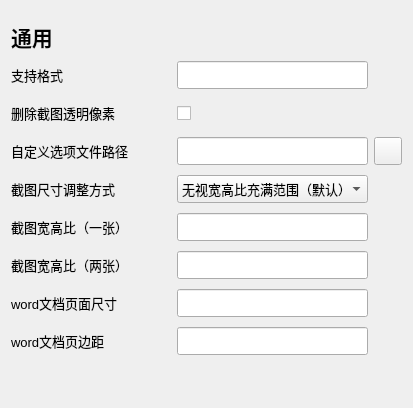
           <widget class="QWidget" name="pg_universe">
            <property name="font">
             <font>
              <stylestrategy>PreferAntialias</stylestrategy>
             </font>
            </property>
            <layout class="QVBoxLayout" name="verticalLayout_3">
             <item>
              <spacer name="verticalSpacer_5">
               <property name="orientation">
                <enum>Qt::Vertical</enum>
               </property>
               <property name="sizeType">
                <enum>QSizePolicy::Fixed</enum>
               </property>
               <property name="sizeHint" stdset="0">
                <size>
                 <width>20</width>
                 <height>10</height>
                </size>
               </property>
              </spacer>
             </item>
             <item>
              <widget class="QLabel" name="label">
               <property name="sizePolicy">
                <sizepolicy hsizetype="Preferred" vsizetype="Maximum">
                 <horstretch>0</horstretch>
                 <verstretch>0</verstretch>
                </sizepolicy>
               </property>
               <property name="font">
                <font>
                 <family>Arial Black</family>
                 <pointsize>16</pointsize>
                 <bold>true</bold>
                 <stylestrategy>PreferAntialias</stylestrategy>
                </font>
               </property>
               <property name="text">
                <string>通用</string>
               </property>
              </widget>
             </item>
             <item>
              <layout class="QGridLayout" name="gridLayout_2">
               <item row="3" column="2">
                <widget class="QComboBox" name="cb_resize_hint">
                 <property name="minimumSize">
                  <size>
                   <width>0</width>
                   <height>28</height>
                  </size>
                 </property>
                 <property name="maximumSize">
                  <size>
                   <width>16777215</width>
                   <height>28</height>
                  </size>
                 </property>
                 <property name="font">
                  <font>
                   <pointsize>10</pointsize>
                   <italic>false</italic>
                   <stylestrategy>PreferAntialias</stylestrategy>
                  </font>
                 </property>
                 <property name="currentIndex">
                  <number>1</number>
                 </property>
                 <item>
                  <property name="text">
                   <string>保持原尺寸</string>
                  </property>
                 </item>
                 <item>
                  <property name="text">
                   <string>无视宽高比充满范围（默认）</string>
                  </property>
                 </item>
                 <item>
                  <property name="text">
                   <string>保持宽高比最大可见范围</string>
                  </property>
                 </item>
                 <item>
                  <property name="text">
                   <string>保持宽高比充满范围</string>
                  </property>
                 </item>
                </widget>
               </item>
               <item row="4" column="2">
                <widget class="QLineEdit" name="le_resize_ratio1">
                 <property name="minimumSize">
                  <size>
                   <width>0</width>
                   <height>28</height>
                  </size>
                 </property>
                 <property name="maximumSize">
                  <size>
                   <width>16777215</width>
                   <height>28</height>
                  </size>
                 </property>
                 <property name="font">
                  <font>
                   <pointsize>10</pointsize>
                   <italic>false</italic>
                   <stylestrategy>PreferAntialias</stylestrategy>
                  </font>
                 </property>
                </widget>
               </item>
               <item row="9" column="0">
                <spacer name="verticalSpacer_6">
                 <property name="orientation">
                  <enum>Qt::Vertical</enum>
                 </property>
                 <property name="sizeHint" stdset="0">
                  <size>
                   <width>20</width>
                   <height>40</height>
                  </size>
                 </property>
                </spacer>
               </item>
               <item row="6" column="2">
                <widget class="QLineEdit" name="le_word_page_size">
                 <property name="minimumSize">
                  <size>
                   <width>0</width>
                   <height>28</height>
                  </size>
                 </property>
                 <property name="maximumSize">
                  <size>
                   <width>16777215</width>
                   <height>28</height>
                  </size>
                 </property>
                 <property name="font">
                  <font>
                   <pointsize>10</pointsize>
                   <italic>false</italic>
                   <stylestrategy>PreferAntialias</stylestrategy>
                  </font>
                 </property>
                </widget>
               </item>
               <item row="5" column="0">
                <widget class="QLabel" name="label_8">
                 <property name="minimumSize">
                  <size>
                   <width>140</width>
                   <height>32</height>
                  </size>
                 </property>
                 <property name="maximumSize">
                  <size>
                   <width>16777215</width>
                   <height>32</height>
                  </size>
                 </property>
                 <property name="font">
                  <font>
                   <family>Microsoft YaHei UI</family>
                   <pointsize>10</pointsize>
                   <italic>false</italic>
                   <bold>false</bold>
                   <stylestrategy>PreferAntialias</stylestrategy>
                  </font>
                 </property>
                 <property name="text">
                  <string>截图宽高比（两张）</string>
                 </property>
                </widget>
               </item>
               <item row="1" column="0">
                <widget class="QLabel" name="label_3">
                 <property name="minimumSize">
                  <size>
                   <width>140</width>
                   <height>32</height>
                  </size>
                 </property>
                 <property name="maximumSize">
                  <size>
                   <width>16777215</width>
                   <height>32</height>
                  </size>
                 </property>
                 <property name="font">
                  <font>
                   <family>Microsoft YaHei UI</family>
                   <pointsize>10</pointsize>
                   <italic>false</italic>
                   <bold>false</bold>
                   <stylestrategy>PreferAntialias</stylestrategy>
                  </font>
                 </property>
                 <property name="text">
                  <string>删除截图透明像素</string>
                 </property>
                </widget>
               </item>
               <item row="5" column="2">
                <widget class="QLineEdit" name="le_resize_ratio2">
                 <property name="minimumSize">
                  <size>
                   <width>0</width>
                   <height>28</height>
                  </size>
                 </property>
                 <property name="maximumSize">
                  <size>
                   <width>16777215</width>
                   <height>28</height>
                  </size>
                 </property>
                 <property name="font">
                  <font>
                   <pointsize>10</pointsize>
                   <italic>false</italic>
                   <stylestrategy>PreferAntialias</stylestrategy>
                  </font>
                 </property>
                </widget>
               </item>
               <item row="0" column="0">
                <widget class="QLabel" name="label_2">
                 <property name="minimumSize">
                  <size>
                   <width>140</width>
                   <height>32</height>
                  </size>
                 </property>
                 <property name="maximumSize">
                  <size>
                   <width>64</width>
                   <height>32</height>
                  </size>
                 </property>
                 <property name="font">
                  <font>
                   <family>Microsoft YaHei UI</family>
                   <pointsize>10</pointsize>
                   <italic>false</italic>
                   <bold>false</bold>
                   <stylestrategy>PreferAntialias</stylestrategy>
                  </font>
                 </property>
                 <property name="layoutDirection">
                  <enum>Qt::LeftToRight</enum>
                 </property>
                 <property name="text">
                  <string>支持格式</string>
                 </property>
                </widget>
               </item>
               <item row="7" column="2">
                <widget class="QLineEdit" name="le_word_margin">
                 <property name="minimumSize">
                  <size>
                   <width>0</width>
                   <height>28</height>
                  </size>
                 </property>
                 <property name="maximumSize">
                  <size>
                   <width>16777215</width>
                   <height>28</height>
                  </size>
                 </property>
                 <property name="font">
                  <font>
                   <pointsize>10</pointsize>
                   <italic>false</italic>
                   <stylestrategy>PreferAntialias</stylestrategy>
                  </font>
                 </property>
                </widget>
               </item>
               <item row="4" column="0">
                <widget class="QLabel" name="label_6">
                 <property name="minimumSize">
                  <size>
                   <width>140</width>
                   <height>32</height>
                  </size>
                 </property>
                 <property name="maximumSize">
                  <size>
                   <width>16777215</width>
                   <height>32</height>
                  </size>
                 </property>
                 <property name="font">
                  <font>
                   <family>Microsoft YaHei UI</family>
                   <pointsize>10</pointsize>
                   <italic>false</italic>
                   <bold>false</bold>
                   <stylestrategy>PreferAntialias</stylestrategy>
                  </font>
                 </property>
                 <property name="text">
                  <string>截图宽高比（一张）</string>
                 </property>
                </widget>
               </item>
               <item row="2" column="0">
                <widget class="QLabel" name="label_4">
                 <property name="minimumSize">
                  <size>
                   <width>140</width>
                   <height>32</height>
                  </size>
                 </property>
                 <property name="maximumSize">
                  <size>
                   <width>16777215</width>
                   <height>32</height>
                  </size>
                 </property>
                 <property name="font">
                  <font>
                   <family>Microsoft YaHei UI</family>
                   <pointsize>10</pointsize>
                   <italic>false</italic>
                   <bold>false</bold>
                   <stylestrategy>PreferAntialias</stylestrategy>
                  </font>
                 </property>
                 <property name="text">
                  <string>自定义选项文件路径</string>
                 </property>
                </widget>
               </item>
               <item row="6" column="0">
                <widget class="QLabel" name="label_12">
                 <property name="minimumSize">
                  <size>
                   <width>140</width>
                   <height>32</height>
                  </size>
                 </property>
                 <property name="maximumSize">
                  <size>
                   <width>16777215</width>
                   <height>32</height>
                  </size>
                 </property>
                 <property name="font">
                  <font>
                   <family>Microsoft YaHei UI</family>
                   <pointsize>10</pointsize>
                   <italic>false</italic>
                   <bold>false</bold>
                   <stylestrategy>PreferAntialias</stylestrategy>
                  </font>
                 </property>
                 <property name="text">
                  <string>word文档页面尺寸</string>
                 </property>
                </widget>
               </item>
               <item row="1" column="2">
                <layout class="QHBoxLayout" name="horizontalLayout_3">
                 <item>
                  <widget class="QCheckBox" name="cb_clip_transparent_pixel">
                   <property name="minimumSize">
                    <size>
                     <width>14</width>
                     <height>14</height>
                    </size>
                   </property>
                   <property name="maximumSize">
                    <size>
                     <width>14</width>
                     <height>14</height>
                    </size>
                   </property>
                   <property name="text">
                    <string/>
                   </property>
                  </widget>
                 </item>
                 <item>
                  <spacer name="horizontalSpacer_7">
                   <property name="orientation">
                    <enum>Qt::Horizontal</enum>
                   </property>
                   <property name="sizeHint" stdset="0">
                    <size>
                     <width>40</width>
                     <height>20</height>
                    </size>
                   </property>
                  </spacer>
                 </item>
                </layout>
               </item>
               <item row="0" column="2">
                <widget class="QLineEdit" name="le_supported_format">
                 <property name="minimumSize">
                  <size>
                   <width>0</width>
                   <height>28</height>
                  </size>
                 </property>
                 <property name="maximumSize">
                  <size>
                   <width>16777215</width>
                   <height>28</height>
                  </size>
                 </property>
                 <property name="font">
                  <font>
                   <pointsize>10</pointsize>
                   <italic>false</italic>
                   <stylestrategy>PreferAntialias</stylestrategy>
                  </font>
                 </property>
                 <property name="text">
                  <string/>
                 </property>
                </widget>
               </item>
               <item row="2" column="2">
                <layout class="QHBoxLayout" name="horizontalLayout_4">
                 <item>
                  <widget class="QLineEdit" name="le_option_path">
                   <property name="minimumSize">
                    <size>
                     <width>0</width>
                     <height>28</height>
                    </size>
                   </property>
                   <property name="maximumSize">
                    <size>
                     <width>16777215</width>
                     <height>28</height>
                    </size>
                   </property>
                   <property name="font">
                    <font>
                     <pointsize>10</pointsize>
                     <italic>false</italic>
                     <stylestrategy>PreferAntialias</stylestrategy>
                    </font>
                   </property>
                  </widget>
                 </item>
                </layout>
               </item>
               <item row="7" column="0">
                <widget class="QLabel" name="label_7">
                 <property name="minimumSize">
                  <size>
                   <width>140</width>
                   <height>32</height>
                  </size>
                 </property>
                 <property name="maximumSize">
                  <size>
                   <width>16777215</width>
                   <height>32</height>
                  </size>
                 </property>
                 <property name="font">
                  <font>
                   <family>Microsoft YaHei UI</family>
                   <pointsize>10</pointsize>
                   <italic>false</italic>
                   <bold>false</bold>
                   <stylestrategy>PreferAntialias</stylestrategy>
                  </font>
                 </property>
                 <property name="text">
                  <string>word文档页边距</string>
                 </property>
                </widget>
               </item>
               <item row="1" column="1">
                <spacer name="horizontalSpacer_8">
                 <property name="orientation">
                  <enum>Qt::Horizontal</enum>
                 </property>
                 <property name="sizeType">
                  <enum>QSizePolicy::Fixed</enum>
                 </property>
                 <property name="sizeHint" stdset="0">
                  <size>
                   <width>20</width>
                   <height>20</height>
                  </size>
                 </property>
                </spacer>
               </item>
               <item row="3" column="0">
                <widget class="QLabel" name="label_5">
                 <property name="minimumSize">
                  <size>
                   <width>140</width>
                   <height>32</height>
                  </size>
                 </property>
                 <property name="maximumSize">
                  <size>
                   <width>16777215</width>
                   <height>32</height>
                  </size>
                 </property>
                 <property name="font">
                  <font>
                   <family>Microsoft YaHei UI</family>
                   <pointsize>10</pointsize>
                   <italic>false</italic>
                   <bold>false</bold>
                   <stylestrategy>PreferAntialias</stylestrategy>
                  </font>
                 </property>
                 <property name="text">
                  <string>截图尺寸调整方式</string>
                 </property>
                </widget>
               </item>
               <item row="2" column="3">
                <widget class="QToolButton" name="tb_open_option_path">
                 <property name="minimumSize">
                  <size>
                   <width>28</width>
                   <height>28</height>
                  </size>
                 </property>
                 <property name="maximumSize">
                  <size>
                   <width>28</width>
                   <height>28</height>
                  </size>
                 </property>
                 <property name="font">
                  <font>
                   <pointsize>10</pointsize>
                   <stylestrategy>PreferAntialias</stylestrategy>
                  </font>
                 </property>
                 <property name="toolTip">
                  <string>选择文件</string>
                 </property>
                 <property name="text">
                  <string/>
                 </property>
                 <property name="icon">
                  <iconset resource="DLXJResources.qrc">
                   <normaloff>:/assets/icon/folder.png</normaloff>:/assets/icon/folder.png</iconset>
                 </property>
                 <property name="iconSize">
                  <size>
                   <width>24</width>
                   <height>24</height>
                  </size>
                 </property>
                </widget>
               </item>
              </layout>
             </item>
            </layout>
           </widget>
